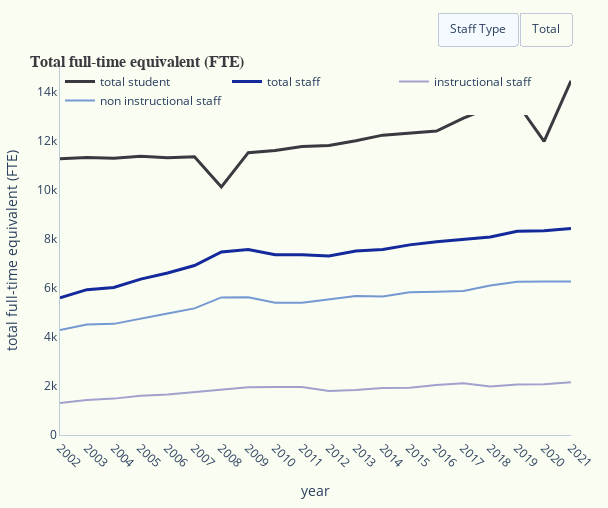

Source (notebook cell):
### Code cell
pio.templates.default = "plotly_white"

fig_fte_alt = go.Figure()
fig_fte_alt.add_trace(go.Scatter(x=yale_pct_change["year"],y=yale_pct_change['student fte'],name="total student",mode="lines",line=dict(width=3,color='#3a3940'),visible=True))
fig_fte_alt.add_trace(go.Scatter(x=yale_pct_change["year"],y=yale_pct_change['total staff fte'],name="total staff",mode="lines",line=dict(width=3,color='#142A9C'),visible=True))
fig_fte_alt.add_trace(go.Scatter(x=yale_pct_change["year"],y=yale_pct_change['total instruction staff fte'],name="instructional staff",mode="lines",line=dict(width=2,color='#A1A1CE'),visible=True))
fig_fte_alt.add_trace(go.Scatter(x=yale_pct_change["year"],y=yale_pct_change['total non instruction staff fte'],name="non instructional staff",mode="lines",line=dict(width=2,color='#7498D2'),visible=True))


fig_fte_alt.update_layout(
    plot_bgcolor="#FAFDF1",
    paper_bgcolor="#FAFDF1",
    hovermode="x",
    hoverdistance=100, # Distance to show hover label of data point
    spikedistance=1000, # Distance to show spike
    xaxis=dict(
        title='year',
        linecolor="#BCCCDC",
        showspikes=True,
        spikethickness=2,
        spikedash="dot",
        spikecolor="#999999",
        spikemode="across",
        showgrid=False,
        fixedrange = True
    ),
    yaxis = dict(
        title="total full-time equivalent (FTE)",
        linecolor="#BCCCDC",
        showgrid=False,
        fixedrange = True,
        range = [0,15000]
    )
)

fig_fte_alt.update_layout(
    autosize=False,
    width=608,
    height=508,
    margin=dict(l=20, r=20, t=20, b=20))

fig_fte_alt.update_layout(legend = dict(
    orientation = "h",
    x=0,
    y=1,
    bgcolor="#FAFDF1")
)

fig_fte_alt.update_layout(
    title=dict(text="<b>Total full-time equivalent (FTE)</b>", font=dict(size=16), automargin=True, yref='paper')
)

fig_fte_alt.update_layout(
    title_font_family="Georgia",
    title_font_color="#3a3940",
    title_font_size = 16
)


fig_fte_alt = fig_fte_alt.update_xaxes(tickangle=45)
fig_fte_alt.update_layout(hoverlabel_namelength=-1)

fig_fte_alt.update_layout(
    updatemenus=[
        dict(
            type="buttons",
            direction="right",
            active=0,
            x=1,
            y=1.15,
            buttons=list([
                dict(label="Staff Type",
                     method="update",
                     args=[{"visible": [True, True, True, True]}]),
                dict(label="Total",
                     method="update",
                     args=[{"visible": [True, True, False, False]}])

            ]),
        )
    ])

fig_fte_alt.show()
fig_fte_alt.write_html("/Users/ellenruthconnell/Documents/INFO_696/4_visualizations/figure1.5.html")

### Figure 1 — Plotly figure (JSON) as saved in the notebook; plotly's stock layout.template omitted (floating-point values rounded to 4 significant figures)
{"data": [{"line": {"color": "#3a3940", "width": 3}, "mode": "lines", "name": "total student", "type": "scatter", "visible": true, "x": ["2002", "2003", "2004", "2005", "2006", "2007", "2008", "2009", "2010", "2011", "2012", "2013", "2014", "2015", "2016", "2017", "2018", "2019", "2020", "2021"], "y": [11261, 11315, 11276, 11360, 11303, 11345, 10109, 11507, 11597, 11763, 11804, 11997, 12223, 12302, 12388, 12915, 13353, 13522, 11964, 14439]}, {"line": {"color": "#142A9C", "width": 3}, "mode": "lines", "name": "total staff", "type": "scatter", "visible": true, "x": ["2002", "2003", "2004", "2005", "2006", "2007", "2008", "2009", "2010", "2011", "2012", "2013", "2014", "2015", "2016", "2017", "2018", "2019", "2020", "2021"], "y": [5588, 5924, 6013, 6355, 6604, 6907, 7463, 7560, 7351, 7347, 7301, 7496, 7565, 7750, 7880, 7976, 8074, 8307, 8327, 8415]}, {"line": {"color": "#A1A1CE", "width": 2}, "mode": "lines", "name": "instructional staff", "type": "scatter", "visible": true, "x": ["2002", "2003", "2004", "2005", "2006", "2007", "2008", "2009", "2010", "2011", "2012", "2013", "2014", "2015", "2016", "2017", "2018", "2019", "2020", "2021"], "y": [1309, 1422, 1483, 1601, 1655, 1746, 1854, 1948, 1957, 1956, 1789, 1835, 1918, 1929, 2041, 2110, 1976, 2059, 2066, 2153]}, {"line": {"color": "#7498D2", "width": 2}, "mode": "lines", "name": "non instructional staff", "type": "scatter", "visible": true, "x": ["2002", "2003", "2004", "2005", "2006", "2007", "2008", "2009", "2010", "2011", "2012", "2013", "2014", "2015", "2016", "2017", "2018", "2019", "2020", "2021"], "y": [4279, 4502, 4530, 4754, 4949, 5161, 5609, 5612, 5394, 5391, 5511, 5661, 5648, 5820, 5838, 5866, 6098, 6248, 6261, 6261]}], "layout": {"autosize": false, "height": 508, "hoverdistance": 100, "hoverlabel": {"namelength": -1}, "hovermode": "x", "legend": {"bgcolor": "#FAFDF1", "orientation": "h", "x": 0, "y": 1}, "margin": {"b": 20, "l": 20, "r": 20, "t": 20}, "paper_bgcolor": "#FAFDF1", "plot_bgcolor": "#FAFDF1", "spikedistance": 1000, "title": {"automargin": true, "font": {"color": "#3a3940", "family": "Georgia", "size": 16}, "text": "<b>Total full-time equivalent (FTE)</b>", "yref": "paper"}, "updatemenus": [{"active": 0, "buttons": [{"args": [{"visible": [true, true, true, true]}], "label": "Staff Type", "method": "update"}, {"args": [{"visible": [true, true, false, false]}], "label": "Total", "method": "update"}], "direction": "right", "type": "buttons", "x": 1, "y": 1.15}], "width": 608, "xaxis": {"fixedrange": true, "linecolor": "#BCCCDC", "showgrid": false, "showspikes": true, "spikecolor": "#999999", "spikedash": "dot", "spikemode": "across", "spikethickness": 2, "tickangle": 45, "title": {"text": "year"}}, "yaxis": {"fixedrange": true, "linecolor": "#BCCCDC", "range": [0, 15000], "showgrid": false, "title": {"text": "total full-time equivalent (FTE)"}}}}
